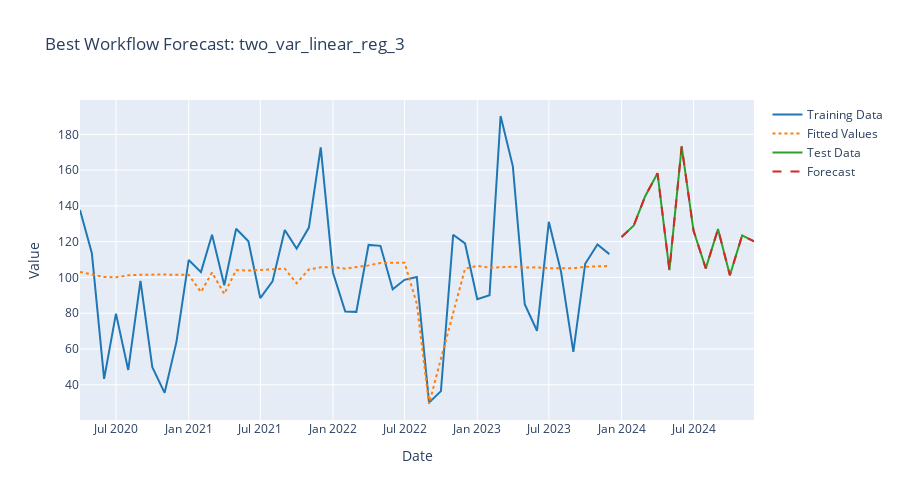

Notebook code for this chart:
### Code cell
# Visualize best model forecast
from py_visualize import plot_forecast

fig = plot_forecast(best_fit, prediction_intervals=False)
fig.update_layout(title=f"Best Workflow Forecast: {best_wflow_id}")
fig.show()
